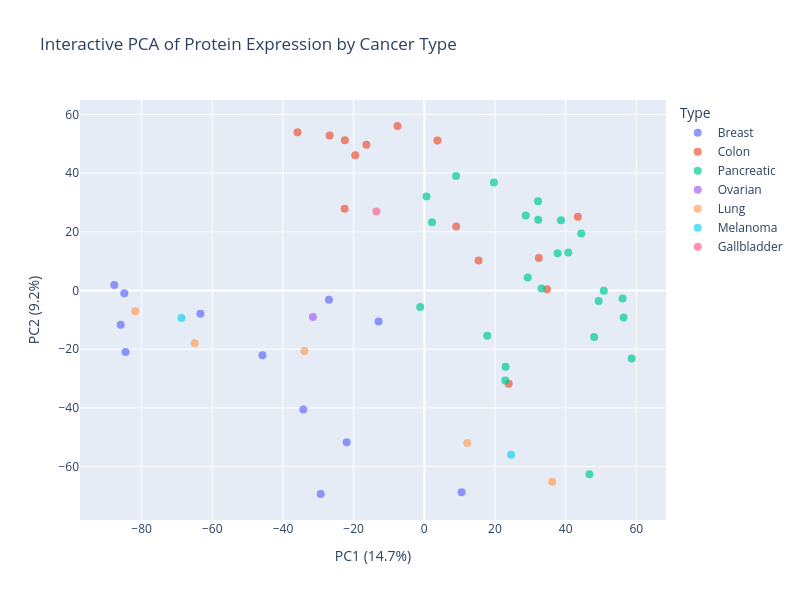

Notebook code cell kept with this figure:
### Code cell
import plotly.express as px
# Initialize PCA
pca = PCA(n_components=20, random_state=42)  # 2 components for visualization

# Fit + transform
X_pca = pca.fit_transform(X)
X.columns = X.columns.astype(str)

# Convert to DataFrame for plotting
pca_df = pd.DataFrame(X_pca, index=X.index, columns=["PC1", "PC2", "PC3", "PC4", "PC5", "PC6", "PC7", "PC8", "PC9", "PC10",
                                                    "PC11", "PC12", "PC13", "PC14", "PC15", "PC16", "PC17", "PC18","PC19",
                                                    "PC20"])

# Make sure PCA DataFrame has sample identifiers as a column
pca_df["Sample_ID"] = pca_df.index  # Assuming index = original column names

# Merge PCA results with metadata
pca_df_merged = pca_df.merge(df_pca_md, on="Sample_ID")

# Interactive PCA plot
fig = px.scatter(
    pca_df_merged,
    x="PC1",
    y="PC2",
    color="Type",                  # color points by Type
    hover_data=["Sample_ID", "Type"],  # info shown on hover
    title="Interactive PCA of Protein Expression by Cancer Type",
    width=800,
    height=600
)

# Customize marker appearance
fig.update_traces(marker=dict(size=8, opacity=0.7))

# Label axes with explained variance
fig.update_layout(
    xaxis_title=f"PC1 ({pca.explained_variance_ratio_[0]*100:.1f}%)",
    yaxis_title=f"PC2 ({pca.explained_variance_ratio_[1]*100:.1f}%)"
)

fig.show()
fig.write_html("Nina_PCA_Normalized_DroppedOutliers_120325.html")

### Figure 1 — Plotly figure (JSON) as saved in the notebook; plotly's stock layout.template omitted (floating-point values rounded to 4 significant figures)
{"data": [{"customdata": [["B67_1", "Breast"], ["VCU_1", "Breast"], ["VCU_2", "Breast"], ["VCU_24", "Breast"], ["VCU_3", "Breast"], ["VCU_37", "Breast"], ["VCU_4", "Breast"], ["VCU_43", "Breast"], ["VCU_52", "Breast"], ["VCU_57", "Breast"], ["VCU_74", "Breast"], ["VCU_86", "Breast"]], "hovertemplate": "Type=%{customdata[1]}<br>PC1=%{x}<br>PC2=%{y}<br>Sample_ID=%{customdata[0]}<extra></extra>", "legendgroup": "Breast", "marker": {"color": "#636efa", "opacity": 0.7, "size": 8, "symbol": "circle"}, "mode": "markers", "name": "Breast", "orientation": "v", "showlegend": true, "type": "scatter", "x": [10.55, -85.92, -84.56, -87.73, -63.35, -26.98, -84.89, -34.25, -45.81, -21.96, -29.32, -12.93], "xaxis": "x", "y": [-68.75, -11.68, -20.93, 1.871, -7.946, -3.135, -0.9269, -40.59, -22.07, -51.67, -69.34, -10.56], "yaxis": "y"}, {"customdata": [["CRC0_2", "Colon"], ["CRC4_P1", "Colon"], ["H107_P1", "Colon"], ["H32_2", "Colon"], ["H36", "Colon"], ["H38_P2", "Colon"], ["H85_1", "Colon"], ["VCU_20", "Colon"], ["VCU_26", "Colon"], ["VCU_41", "Colon"], ["VCU_71", "Colon"], ["VCU_73", "Colon"], ["VCU_98", "Colon"], ["VCU_99", "Colon"]], "hovertemplate": "Type=%{customdata[1]}<br>PC1=%{x}<br>PC2=%{y}<br>Sample_ID=%{customdata[0]}<extra></extra>", "legendgroup": "Colon", "marker": {"color": "#EF553B", "opacity": 0.7, "size": 8, "symbol": "circle"}, "mode": "markers", "name": "Colon", "orientation": "v", "showlegend": true, "type": "scatter", "x": [43.47, 34.72, 3.729, -7.589, 23.88, 9.022, 15.36, -22.48, -22.54, -16.38, -35.87, 32.41, -26.79, -19.55], "xaxis": "x", "y": [25.13, 0.4193, 51.11, 56.05, -31.75, 21.81, 10.26, 51.18, 27.87, 49.63, 53.88, 11.1, 52.81, 46.12], "yaxis": "y"}, {"customdata": [["G119_P4", "Pancreatic"], ["G133_P3", "Pancreatic"], ["G186_P2", "Pancreatic"], ["G68_P3", "Pancreatic"], ["P100_P5", "Pancreatic"], ["P65_1", "Pancreatic"], ["VCU_109", "Pancreatic"], ["VCU_111", "Pancreatic"], ["VCU_119", "Pancreatic"], ["VCU_61", "Pancreatic"], ["VCU_62", "Pancreatic"], ["VCU_65", "Pancreatic"], ["VCU_66", "Pancreatic"], ["VCU_67", "Pancreatic"], ["VCU_68", "Pancreatic"], ["VCU_72", "Pancreatic"], ["VCU_75", "Pancreatic"], ["VCU_79", "Pancreatic"], ["VCU_80", "Pancreatic"], ["VCU_81", "Pancreatic"], ["VCU_82", "Pancreatic"], ["VCU_83", "Pancreatic"], ["VCU_84", "Pancreatic"], ["VCU_91", "Pancreatic"]], "hovertemplate": "Type=%{customdata[1]}<br>PC1=%{x}<br>PC2=%{y}<br>Sample_ID=%{customdata[0]}<extra></extra>", "legendgroup": "Pancreatic", "marker": {"color": "#00cc96", "opacity": 0.7, "size": 8, "symbol": "circle"}, "mode": "markers", "name": "Pancreatic", "orientation": "v", "showlegend": true, "type": "scatter", "x": [48.07, 0.6321, 49.34, 46.72, 38.68, 50.81, 56.4, 33.17, 29.27, -1.166, 8.995, 19.7, 58.69, 2.18, 28.69, 32.2, 17.79, 23.01, 40.74, 22.92, 37.72, 44.41, 56.12, 32.23], "xaxis": "x", "y": [-15.85, 32.06, -3.568, -62.63, 23.91, -0.05883, -9.229, 0.703, 4.43, -5.639, 38.97, 36.77, -23.2, 23.22, 25.58, 30.43, -15.4, -26.0, 12.98, -30.64, 12.68, 19.44, -2.696, 24.07], "yaxis": "y"}, {"customdata": [["H30_2", "Ovarian"]], "hovertemplate": "Type=%{customdata[1]}<br>PC1=%{x}<br>PC2=%{y}<br>Sample_ID=%{customdata[0]}<extra></extra>", "legendgroup": "Ovarian", "marker": {"color": "#ab63fa", "opacity": 0.7, "size": 8, "symbol": "circle"}, "mode": "markers", "name": "Ovarian", "orientation": "v", "showlegend": true, "type": "scatter", "x": [-31.52], "xaxis": "x", "y": [-9.014], "yaxis": "y"}, {"customdata": [["L52", "Lung"], ["L93", "Lung"], ["L98_P1", "Lung"], ["VCU_108", "Lung"], ["VCU_97", "Lung"]], "hovertemplate": "Type=%{customdata[1]}<br>PC1=%{x}<br>PC2=%{y}<br>Sample_ID=%{customdata[0]}<extra></extra>", "legendgroup": "Lung", "marker": {"color": "#FFA15A", "opacity": 0.7, "size": 8, "symbol": "circle"}, "mode": "markers", "name": "Lung", "orientation": "v", "showlegend": true, "type": "scatter", "x": [12.18, -64.98, -33.94, -81.8, 36.22], "xaxis": "x", "y": [-51.99, -17.96, -20.58, -7.073, -65.18], "yaxis": "y"}, {"customdata": [["ME1_P1", "Melanoma"], ["VCU_101", "Melanoma"]], "hovertemplate": "Type=%{customdata[1]}<br>PC1=%{x}<br>PC2=%{y}<br>Sample_ID=%{customdata[0]}<extra></extra>", "legendgroup": "Melanoma", "marker": {"color": "#19d3f3", "opacity": 0.7, "size": 8, "symbol": "circle"}, "mode": "markers", "name": "Melanoma", "orientation": "v", "showlegend": true, "type": "scatter", "x": [24.56, -68.72], "xaxis": "x", "y": [-55.93, -9.392], "yaxis": "y"}, {"customdata": [["VCU_87", "Gallbladder"]], "hovertemplate": "Type=%{customdata[1]}<br>PC1=%{x}<br>PC2=%{y}<br>Sample_ID=%{customdata[0]}<extra></extra>", "legendgroup": "Gallbladder", "marker": {"color": "#FF6692", "opacity": 0.7, "size": 8, "symbol": "circle"}, "mode": "markers", "name": "Gallbladder", "orientation": "v", "showlegend": true, "type": "scatter", "x": [-13.56], "xaxis": "x", "y": [26.9], "yaxis": "y"}], "layout": {"height": 600, "legend": {"title": {"text": "Type"}, "tracegroupgap": 0}, "title": {"text": "Interactive PCA of Protein Expression by Cancer Type"}, "width": 800, "xaxis": {"anchor": "y", "autorange": true, "domain": [0, 1], "range": [-97.45, 68.42], "title": {"text": "PC1 (14.7%)"}, "type": "linear"}, "yaxis": {"anchor": "x", "autorange": true, "domain": [0, 1], "range": [-78.2, 64.91], "title": {"text": "PC2 (9.2%)"}, "type": "linear"}}}
